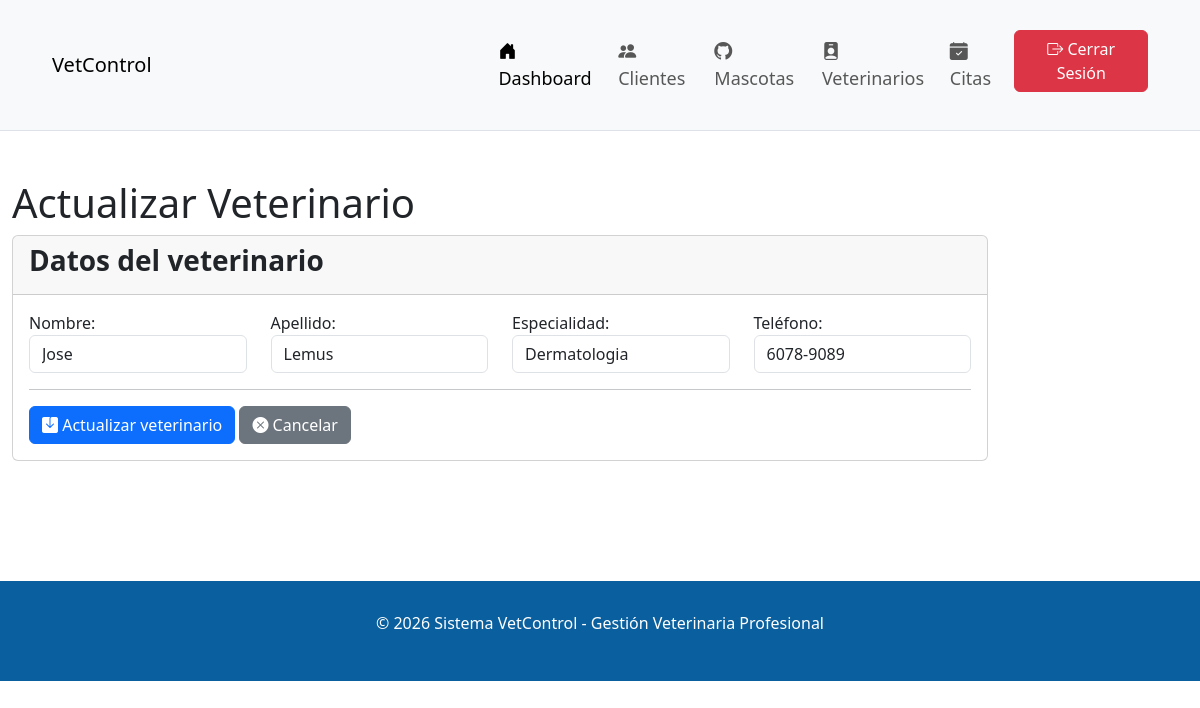
The app's page /index.php?accion=editarV&id_veterinario=1 (signed in) with its own data.
### tables this page shows
CREATE TABLE `veterinarios` (
  `id_veterinario` int(11) NOT NULL,
  `nombre` varchar(50) NOT NULL,
  `apellido` varchar(50) DEFAULT NULL,
  `especialidad` varchar(50) DEFAULT NULL,
  `telefono` varchar(20) DEFAULT NULL
);

### conexion/conexion.php (called while the page is built, shortened)
<?php
class Conexion {
    public static function conectar(){
        $conexion = new mysqli("localhost","root","","vetcontrol_db");
        return $conexion;
    }
}
?>

### modelos/Admin.php (called while the page is built, shortened)
<?php
 require_once __DIR__ . "/../conexion/conexion.php";
class Admin {
    private $conexion;
    public function __construct(){
        $this->conexion = Conexion::conectar();
    }
    public function obtenerVeterinarioPorId($id_veterinario) {
        $sql = "SELECT * FROM veterinarios WHERE id_veterinario = '$id_veterinario'";
        $resultado = $this->conexion->query($sql);
        return $resultado->fetch_assoc();
    }
}

### vistas/admin/actualizar_veterinario.php (the view, shortened to what this page needs)
<!DOCTYPE html>
<html lang="es">
<head>
    <link rel="stylesheet" href="https://cdn.jsdelivr.net/npm/bootstrap-icons@1.13.1/font/bootstrap-icons.min.css">
    <link href="https://cdn.jsdelivr.net/npm/bootstrap@5.3.8/dist/css/bootstrap.min.css" rel="stylesheet">
</head>
<body>
 <nav class="navbar navbar-expand-lg bg-body-tertiary" style="background-color:  #0A5F9E; padding: 30px 40px; font-size: 18px; border-bottom: 1px solid #dee2e6;">
        <div class="container-fluid">
            <div style="diplay:flex; justify-content: space-between; width: 40%;">
            <a href="" class="navbar-brand">VetControl</a>
            </div>
            <div style="display: flex; justify-content: flex-end; width: 60%;">
            <ul class="navbar-nav me-auto mb-4 mb-lg-0">
                <li class="nav-item"><a href="#" class="nav-link active"><i class="bi bi-house-door-fill"></i> Dashboard</a></li>
                <li class="nav-item"><a href="index.php?accion=listarClientes" class="nav-link"><i class="bi bi-people-fill"></i> Clientes</a></li>
                <li class="nav-item"><a href="index.php?accion=listarMascotas" class="nav-link"><i class="bi bi-github"></i> Mascotas</a></li>
                <li class="nav-item"><a href="index.php?accion=listarVeterinarios" class="nav-link" ><i class="bi bi-person-badge-fill"></i> Veterinarios</a></li>
                <li class="nav-item"><a href="index.php?accion=listarCitas" class="nav-link" ><i class="bi bi-calendar-check-fill"></i> Citas</a></li>
                <div style="display: flex; justify-content: flex-end;">
                 <li class="nav-item"><a href="index.php?accion=salir" class="btn btn-danger" style="align-content: flex-end;"><i class="bi bi-box-arrow-right"></i> Cerrar Sesión</a></li>
                </div>
            </ul>
            </div>
        </div>
    </nav>
    <br><br>
    <div class="container-fluid">
        <h1>Actualizar Veterinario</h1>
        <div class="row">
            <div class="col-md-10">
                <div class="card card-outline card-success">
                    <div class="card-header">
                        <h3 class="card-title"><b>Datos del veterinario</b></h3>
                    </div>
                    <div class="card-body">
                        <form action="index.php?accion=actualizarV" method="POST">
                            <div class="row">
                                <div class="col-md-3">
                                    <div class="form-group">
                                        <label for="nombre">Nombre:</label>
                                        <input type="text" class="form-control" id="nombre" name="nombre" value="<?php echo $veterinarioData['nombre']; ?>" required>
                                     </div>
                                </div>
                                <div class="col-md-3">
                                    <div class="form-group">
                                        <label for="apellido">Apellido:</label>
                                        <input type="text" class="form-control" id="apellido" name="apellido" value="<?php echo $veterinarioData['apellido']; ?>" required>
                                     </div>
                                </div>
                                <div class="col-md-3">
                                    <div class="form-group">
                                        <label for="especialidad">Especialidad:</label>
                                        <input type="text" class="form-control" id="especialidad" name="especialidad" value="<?php echo $veterinarioData['especialidad']; ?>" required>
                                     </div>
                                </div>
                                <div class="col-md-3">
                                    <div class="form-group">
                                        <label for="telefono">Teléfono:</label>
                                        <input type="text" class="form-control" id="telefono" name="telefono" value="<?php echo $veterinarioData['telefono']; ?>" required>
                                     </div>
                                </div>
                           </div>
                           <hr>
                            <div class="row">
                                <div class="col-md-12">
                                    <button type="submit" class="btn btn-primary"><i class="bi bi-save-fill"></i> Actualizar veterinario</button>
                                    <a href="index.php?accion=listarVeterinarios" class="btn btn-secondary"><i class="bi bi-x-circle-fill"></i> Cancelar</a>
                                </div>
                            </div>
                        </form>
                    </div>
                </div>
            </div>
        </div>
    </div>
<br><br><br>
<br>
<br>
     <div class="container-fluid" style="background-color: #0A5F9E; color: white; padding: 30px; text-align: center;">
          <footer>
             <p>&copy; 2026 Sistema VetControl - Gestión Veterinaria Profesional</p>
         </footer>
     </div>
</body>
</html>

### records on screen
veterinarios: nombre "Jose", apellido "Lemus", especialidad "Dermatologia", telefono "6078-9089"
